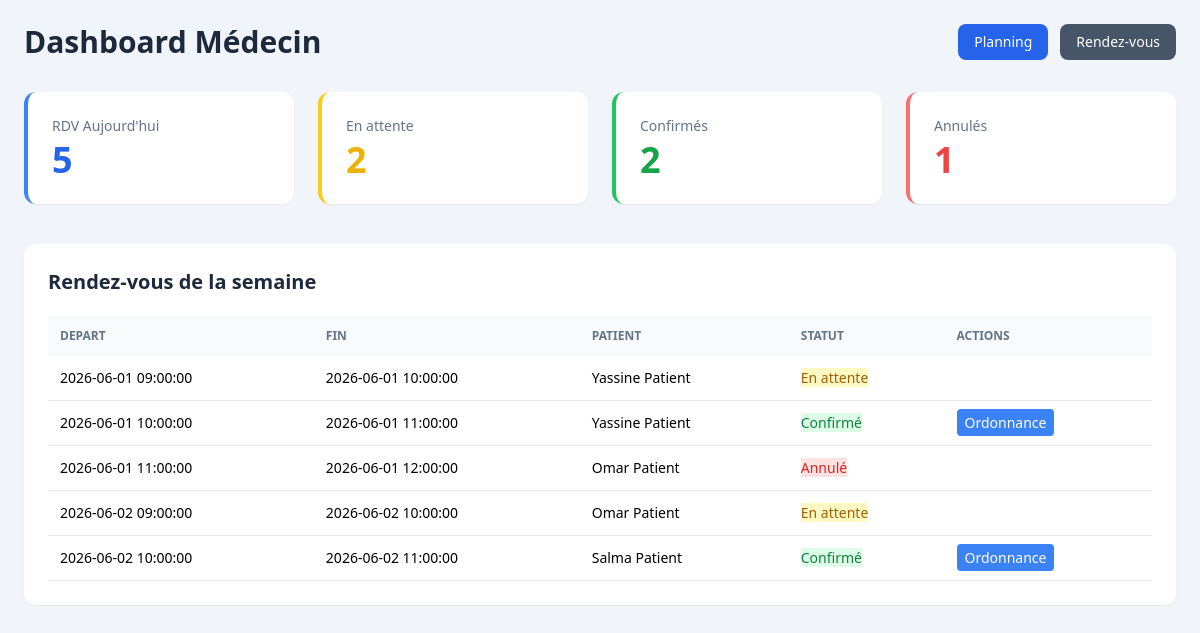
Before: /templates/medecin/dashboard.php with the older database file.
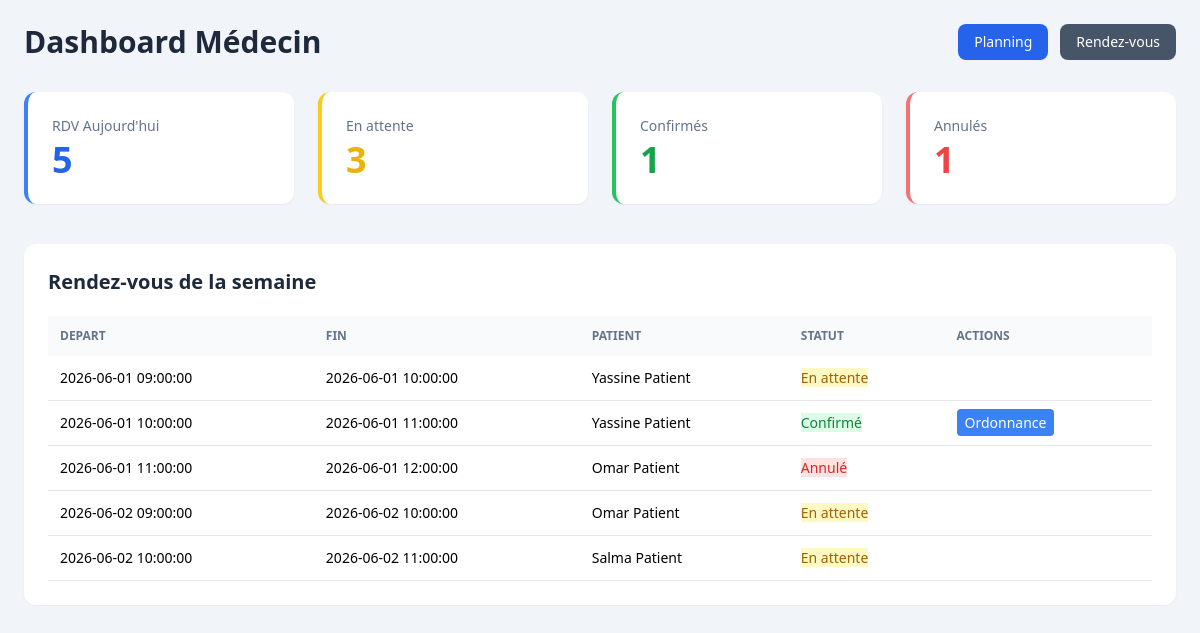
After: the same page with the newer database file.
### tables this page shows
CREATE TABLE rendezvous (
    id INT AUTO_INCREMENT PRIMARY KEY,
    statut VARCHAR(50) DEFAULT 'en_attente',
    dateCreation DATETIME DEFAULT CURRENT_TIMESTAMP,
    patient_id INT NOT NULL,
    disponibilite_id INT NOT NULL,
    FOREIGN KEY (patient_id) REFERENCES patient(id_patient),
    FOREIGN KEY (disponibilite_id) REFERENCES disponibilite(id)
);

CREATE TABLE disponibilite (
    id INT AUTO_INCREMENT PRIMARY KEY,
    date_debut DATETIME NOT NULL,
    date_fin DATETIME NOT NULL,
    disponible BOOLEAN DEFAULT TRUE,
    id_medcin INT NOT NULL,
    FOREIGN KEY (id_medcin) REFERENCES doctor(id_doctor)
);

CREATE TABLE user (
    id INT AUTO_INCREMENT PRIMARY KEY,
    nom VARCHAR(100) NOT NULL,
    email VARCHAR(150) NOT NULL UNIQUE,
    role_id INT NOT NULL,
    FOREIGN KEY (role_id) REFERENCES role(id_role)
);

### templates/medecin/dashboard.php (the view, shortened to what this page needs)
<?php
require_once __DIR__ . '/../../config/database.php';
$id_medcin = $_SESSION['id_medcin'] ?? 1;
$stmt = $pdo->prepare("
    SELECT COUNT(*) as total
    FROM rendezvous
    JOIN disponibilite  ON rendezvous.disponibilite_id = disponibilite.id
    WHERE disponibilite.id_medcin = ?
");
$stmt->execute([$id_medcin]);
$rdv_today = $stmt->fetch()['total'];
$stmt = $pdo->prepare("
    SELECT COUNT(*) as total
    FROM rendezvous
    JOIN disponibilite ON rendezvous.disponibilite_id = disponibilite.id
    WHERE disponibilite.id_medcin = ?  AND rendezvous.statut = 'en_attente'
");
$stmt->execute([$id_medcin]);
$en_attente = $stmt->fetch()['total'];
$stmt = $pdo->prepare("
 SELECT COUNT(*) as total
    FROM rendezvous
    JOIN disponibilite ON rendezvous.disponibilite_id = disponibilite.id
    WHERE disponibilite.id_medcin = ?  AND rendezvous.statut = 'confirme'
");
$stmt->execute([$id_medcin]);
$confirme = $stmt->fetch()['total'];
$stmt = $pdo->prepare("
 SELECT COUNT(*) as total
    FROM rendezvous
    JOIN disponibilite ON rendezvous.disponibilite_id = disponibilite.id
    WHERE disponibilite.id_medcin = ?  AND rendezvous.statut = 'annule'
");
$stmt->execute([$id_medcin]);
$annule = $stmt->fetch()['total'];
$stmt = $pdo->prepare("
 SELECT * FROM rendezvous
JOIN patient  ON rendezvous.patient_id = patient.id_patient
JOIN user  ON patient.user_id = user.id
JOIN disponibilite  ON rendezvous.disponibilite_id = disponibilite.id
WHERE disponibilite.id_medcin = ?
");
$stmt->execute([$id_medcin]);
$rdv = $stmt->fetchAll(PDO::FETCH_ASSOC);
$arr = [
    'en_attente' => ['cls' => 'bg-yellow-100 text-yellow-700', 'label' => 'En attente'],
    'confirme'   => ['cls' => 'bg-green-100 text-green-700',  'label' => 'Confirmé'],
    'annule'     => ['cls' => 'bg-red-100 text-red-600',      'label' => 'Annulé'],
    'termine'    => ['cls' => 'bg-slate-100 text-slate-600',  'label' => 'Terminé'],
];
?>
<!DOCTYPE html>
<html lang="fr">
<head>
    <script src="https://cdn.tailwindcss.com"></script>
</head>
<body class="bg-slate-100 min-h-screen">
<div class="max-w-7xl mx-auto p-6">
    <div class="flex items-center justify-between mb-8">
        <h1 class="text-3xl font-bold text-slate-800"> Dashboard Médecin</h1>
        <div class="flex gap-3">
            <a href="planning.php"
               class="bg-blue-600 text-white px-4 py-2 rounded-lg hover:bg-blue-700 transition text-sm">
                Planning
            </a>
            <a href="rendez-vous.php"
               class="bg-slate-600 text-white px-4 py-2 rounded-lg hover:bg-slate-700 transition text-sm">
                Rendez-vous
            </a>
        </div>
    </div>
    <div class="grid grid-cols-2 md:grid-cols-4 gap-6 mb-10">
        <div class="bg-white p-6 rounded-xl shadow-sm border-l-4 border-blue-500">
            <p class="text-sm text-slate-500 mb-1">RDV Aujourd'hui</p>
            <h2 class="text-4xl font-bold text-blue-600"><?= $rdv_today ?></h2>
        </div>
        <div class="bg-white p-6 rounded-xl shadow-sm border-l-4 border-yellow-400">
            <p class="text-sm text-slate-500 mb-1">En attente</p>
            <h2 class="text-4xl font-bold text-yellow-500"><?= $en_attente ?></h2>
        </div>
        <div class="bg-white p-6 rounded-xl shadow-sm border-l-4 border-green-500">
            <p class="text-sm text-slate-500 mb-1">Confirmés</p>
            <h2 class="text-4xl font-bold text-green-600"><?= $confirme ?></h2>
        </div>
        <div class="bg-white p-6 rounded-xl shadow-sm border-l-4 border-red-400">
            <p class="text-sm text-slate-500 mb-1">Annulés</p>
            <h2 class="text-4xl font-bold text-red-500"><?= $annule ?></h2>
        </div>
    </div>
    <div class="bg-white p-6 rounded-xl shadow-sm">
        <h2 class="text-xl font-bold mb-5 text-slate-800">Rendez-vous de la semaine</h2>
        <table class="w-full text-sm">
            <thead>
                <tr class="bg-slate-50 text-slate-500 uppercase text-xs">
                    <th class="text-left p-3">depart </th>
                    <th class="text-left p-3">fin</th>
                    <th class="text-left p-3">Patient</th>
                    <th class="text-left p-3">Statut</th>
                    <th class="text-left p-3">Actions</th>
                </tr>
            </thead>
  <tbody>
<?php foreach($rdv as $elemnt){ ?>
<tr class="border-b">
    <td class="p-3"><?= $elemnt['date_debut'] ?></td>
    <td class="p-3"> <?= $elemnt['date_fin'] ?></td>
    <td class="p-3"> <?= $elemnt['nom'] ?> </td>
  <td class="p-3">
    <span class="<?= $arr[$elemnt['statut']]['cls'] ?>">
                 <?= $arr[$elemnt['statut']]['label'] ?>
    </span>
 </td>
    <td class="p-3">
        <?php if($elemnt['statut'] == 'confirme'){ ?>
            <a href="ordonnance.php?id=<?= $elemnt['id'] ?>"
               class="bg-blue-500 text-white px-2 py-1 rounded">
               Ordonnance
            </a>
        <?php } ?>
    </td>
</tr>
<?php } ?>
</tbody>
</html>

Changed rows visible on the page:
changed rendezvous "Salma Patient": statut "Confirmé" → "En attente"; no longer shows "Ordonnance"
Other visible differences:
$en_attente: "2" → "3"
$confirme: "2" → "1"
